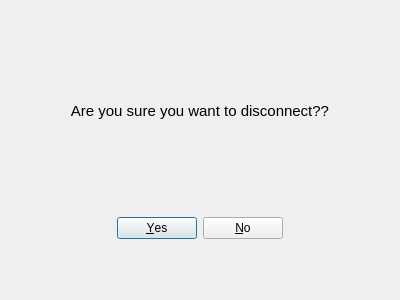
<?xml version="1.0" encoding="UTF-8"?>
<ui version="4.0">
 <class>Disconnect</class>
 <widget class="QDialog" name="Disconnect">
  <property name="geometry">
   <rect>
    <x>0</x>
    <y>0</y>
    <width>400</width>
    <height>300</height>
   </rect>
  </property>
  <property name="windowTitle">
   <string>Dialog</string>
  </property>
  <layout class="QGridLayout" name="gridLayout">
   <item row="2" column="0">
    <widget class="QDialogButtonBox" name="buttonBox">
     <property name="font">
      <font>
       <family>Nirmala UI</family>
      </font>
     </property>
     <property name="locale">
      <locale language="English" country="UnitedStates"/>
     </property>
     <property name="orientation">
      <enum>Qt::Horizontal</enum>
     </property>
     <property name="standardButtons">
      <set>QDialogButtonBox::No|QDialogButtonBox::Yes</set>
     </property>
     <property name="centerButtons">
      <bool>true</bool>
     </property>
    </widget>
   </item>
   <item row="1" column="0">
    <widget class="QLabel" name="label">
     <property name="maximumSize">
      <size>
       <width>400</width>
       <height>100</height>
      </size>
     </property>
     <property name="font">
      <font>
       <pointsize>11</pointsize>
      </font>
     </property>
     <property name="layoutDirection">
      <enum>Qt::LeftToRight</enum>
     </property>
     <property name="text">
      <string>Are you sure you want to disconnect??</string>
     </property>
     <property name="alignment">
      <set>Qt::AlignCenter</set>
     </property>
    </widget>
   </item>
  </layout>
 </widget>
 <resources/>
 <connections>
  <connection>
   <sender>buttonBox</sender>
   <signal>accepted()</signal>
   <receiver>Disconnect</receiver>
   <slot>accept()</slot>
   <hints>
    <hint type="sourcelabel">
     <x>248</x>
     <y>254</y>
    </hint>
    <hint type="destinationlabel">
     <x>157</x>
     <y>274</y>
    </hint>
   </hints>
  </connection>
  <connection>
   <sender>buttonBox</sender>
   <signal>rejected()</signal>
   <receiver>Disconnect</receiver>
   <slot>reject()</slot>
   <hints>
    <hint type="sourcelabel">
     <x>316</x>
     <y>260</y>
    </hint>
    <hint type="destinationlabel">
     <x>286</x>
     <y>274</y>
    </hint>
   </hints>
  </connection>
 </connections>
</ui>
